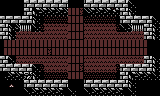

Below is a game level as drawn by its tile map, then a one-line description and the .tmx file that defines it, in full:
An orthogonal 40x12 tile map with 4x8 px tiles, 1 tile layer (Tile Layer 1).

<map version="1.8" tiledversion="1.8.4" orientation="orthogonal" renderorder="right-down" width="40" height="12" tilewidth="4" tileheight="8" infinite="0" nextlayerid="2" nextobjectid="1">
 <editorsettings>
  <export target="level5_map.map.csv" format="csv" />
 </editorsettings>
 <tileset firstgid="1" source="game_tileset.tsx" />
 <layer id="1" name="Tile Layer 1" width="40" height="12">
  <data encoding="csv">
1,1,1,1,1,1,17,18,17,18,17,18,17,18,17,18,17,93,93,93,93,18,17,18,17,18,17,18,17,18,17,18,9,12,1,1,1,1,1,1,
1,1,1,1,1,1,17,18,3,4,5,6,5,6,5,6,5,49,49,49,56,11,5,6,5,6,5,6,16,6,17,18,7,8,1,1,1,1,1,1,
145,146,17,18,17,18,17,18,7,8,1,50,50,50,50,50,50,49,49,49,49,50,50,50,50,50,50,50,50,1,17,18,17,18,17,18,17,18,9,12,
145,146,7,8,5,159,159,159,9,10,50,147,147,147,147,147,147,49,49,49,49,147,147,147,147,147,147,147,147,50,11,12,5,159,159,159,17,18,7,8,
145,146,7,8,147,147,147,147,147,147,147,147,147,147,147,147,147,49,49,49,49,147,147,147,147,147,147,147,147,147,147,147,147,147,147,147,17,18,7,8,
96,49,49,49,49,49,49,49,49,49,49,49,49,49,49,49,49,49,49,49,49,49,49,49,49,49,49,49,49,49,49,49,49,49,49,49,49,95,1,1,
96,49,49,49,49,49,49,49,49,49,49,49,56,49,49,49,49,49,49,49,49,49,49,49,49,49,49,49,49,49,49,49,49,49,49,49,49,95,1,1,
145,146,9,12,147,147,147,147,147,147,147,147,147,147,147,147,147,49,49,49,49,147,147,147,147,147,147,147,147,147,147,147,147,147,147,147,17,18,7,8,
145,146,17,18,17,18,17,18,9,12,50,147,147,147,147,147,147,49,49,49,56,147,147,147,147,147,147,147,147,50,17,18,17,18,17,18,17,18,7,8,
20,12,5,6,5,6,51,52,7,8,1,50,50,50,50,50,50,49,49,49,49,50,50,50,50,50,50,50,50,1,17,18,3,4,5,6,5,6,9,10,
20,1,43,44,1,1,17,18,17,18,17,18,17,18,17,18,17,94,94,94,94,18,17,18,17,18,17,18,17,18,17,18,7,8,1,1,1,1,1,1,
20,20,20,20,20,20,11,12,5,6,5,6,5,6,5,6,1,9,10,1,1,11,12,5,6,5,6,5,6,5,6,1,9,10,1,1,1,1,1,1
</data>
 </layer>
</map>
